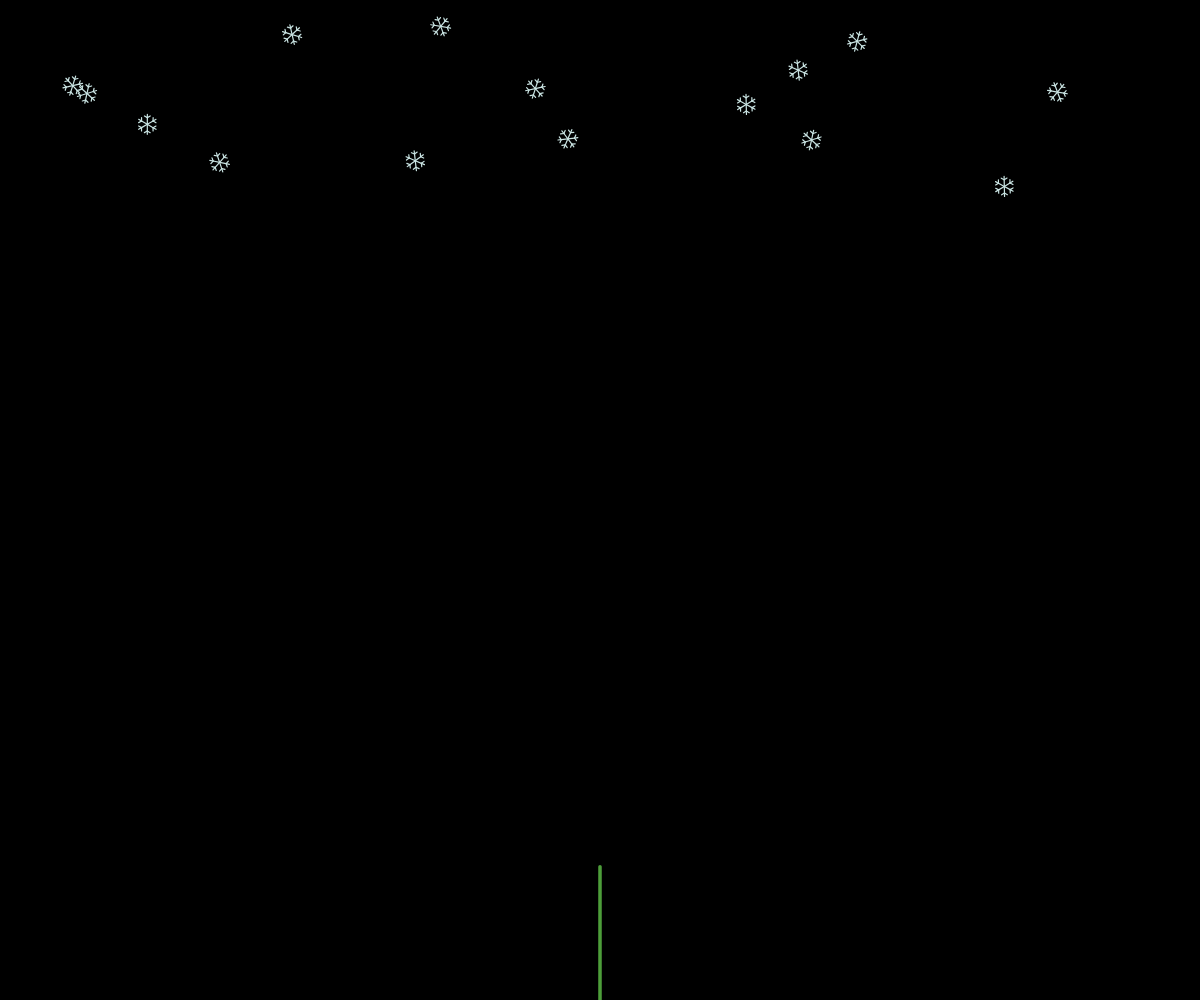
Frame 1 (no input)
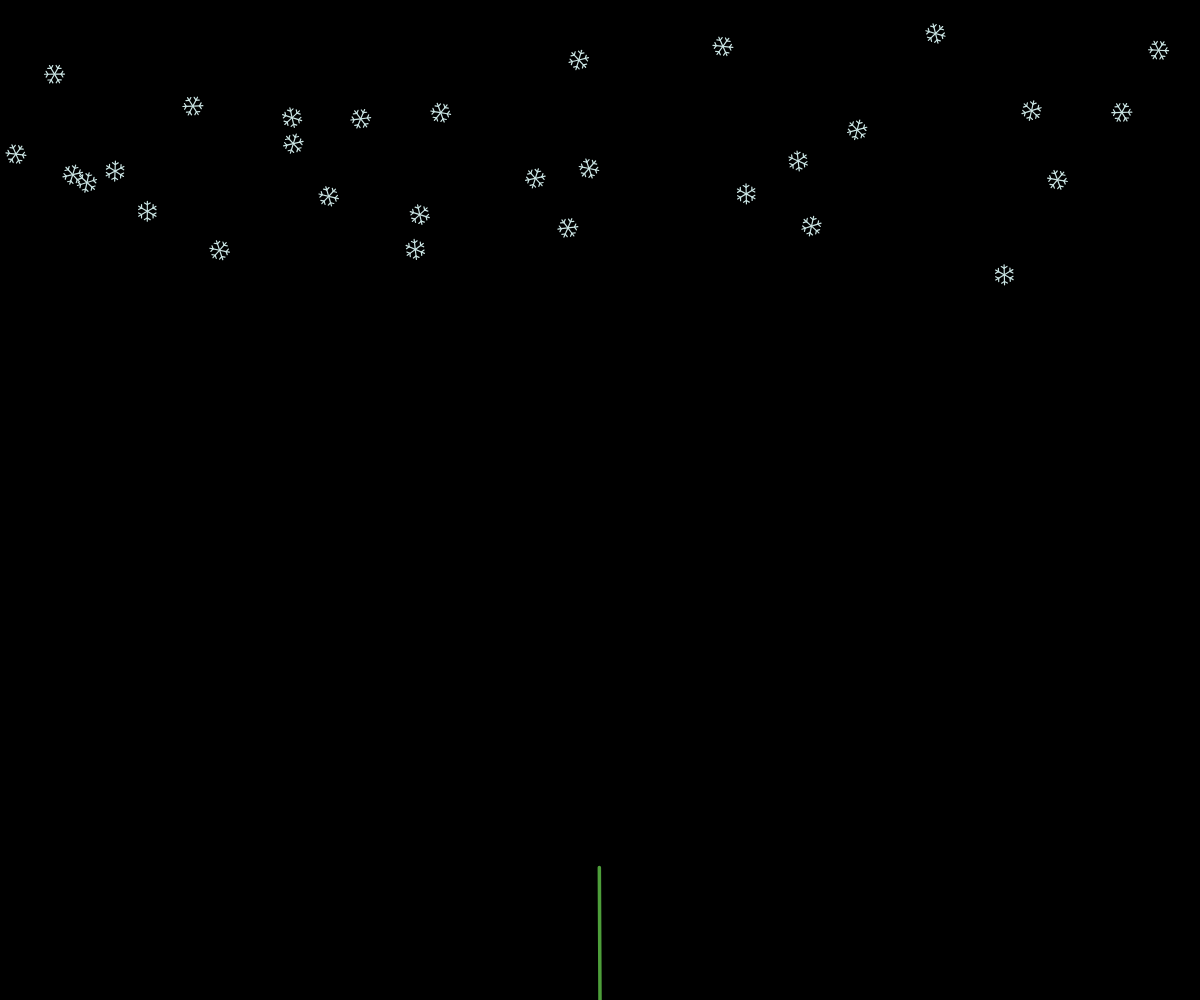
Frame 60 (no input)
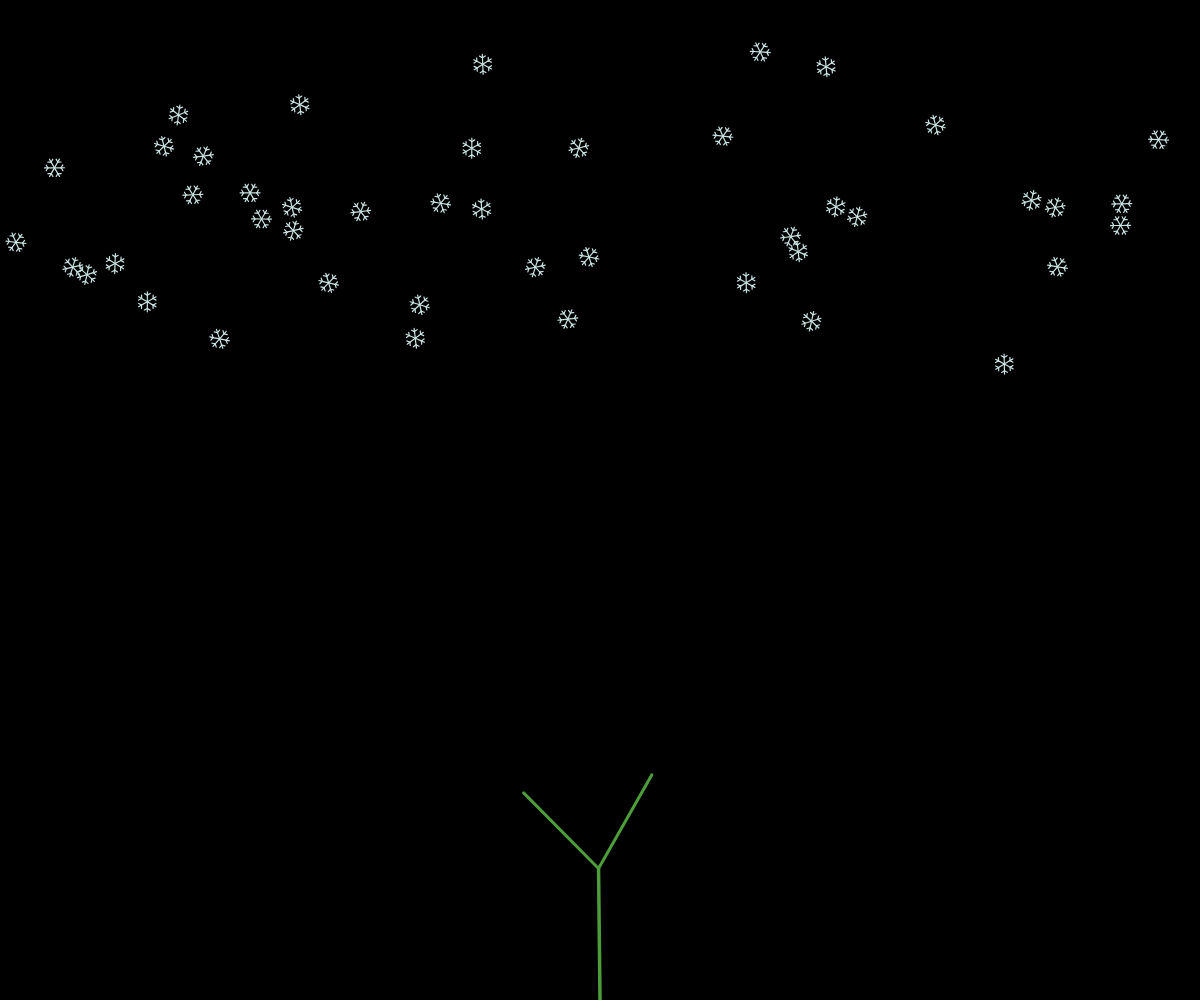
Frame 120 (the mouse pressed at the canvas centre since frame 60)

The p5.js sketch that drew these frames (run headless with seeded random() and noise() and a simulated clock; from frame 60 on, the mouse is pressed at the canvas centre):

// p5.js sketch
// ── sketch.js
let snows=[];
let number=15;
let tree=[];
let leaves=[];
let len;
let level=0;
let timer=0;
function setup() {
	len=windowWidth/9;
	createCanvas(windowWidth,windowHeight);
	let a=createVector(0,0);
	let b=createVector(0,-len);
	tree[0]=new Branch(a,b);
	createSnow();
	timer=0;
	setInterval(createSnow,1500);
}

function createSnow(){
	for(let i=0; i<number; i++){
		snows.push(new Snow(random(0,width),random(200),random(PI)));
	}
}

function drawSnow(){
	for(let s of snows){
		s.show();
	}
}

function deleteExtraSnow(){
	if(snows.length>200){
		snows.splice(0,50);
	}
}


function snowfall(){
	for(let s of snows){
		s.y+=random(1,2);
	}
}

function mousePressed(){
	level++;
	for(let i=tree.length-1; i>=0; i--){
		if(!tree[i].finished){
			let lb=tree[i].lbranch();
			let rb=tree[i].rbranch();
			tree.push(lb);
			tree.push(rb);
			if(level>1){
				leaves.push(lb.end);
				leaves.push(rb.end);
			}
		}
		tree[i].finished=true;
	}
}

function drawLeaves(){
	for(let i=0; i<leaves.length; i++){
		noStroke();
		fill(255,192,203,150);
		ellipse(leaves[i].x,leaves[i].y,30,30);
	}
}


function draw() {
	background(0);
	translate(width/2,height);
	for(let i=tree.length-1; i>=0; i--){
		tree[i].show();
		tree[i].jitter();
	}
	drawLeaves();
	drawSnow();
	snowfall();
	deleteExtraSnow();
}

function Branch(begin, end){
	this.beginPos=begin;
	this.endPos=end;
	this.begin=begin;
	this.end=end;
	this.finished=false;
	this.col=color(77,158,58);

	this.lbranch=function(){
		var a=createVector(this.end.x,this.end.y);
		var b=createVector(this.begin.x,this.begin.y);
		a.sub(b);
		a.rotate(PI/6);
		a.mult(0.8);
		a.add(this.end);
		return new Branch(this.end,a);
	}

	this.rbranch=function(){
		var a=createVector(this.end.x,this.end.y);
		var b=createVector(this.begin.x,this.begin.y);
		a.sub(b);
		a.rotate(-PI/4);
		a.mult(0.8);
		a.add(this.end);
		return new Branch(this.end,a);
	}

	this.jitter=function(){
		this.end.x+=random(-1/4,1/4);
		this.end.y+=random(-1/6,1/6);
		if(p5.Vector.dist(this.end,this.endPos)>0.5){
			this.end.x=this.endPos.x;
			this.end.y=this.endPos.y;
		}
	}

	this.show=function(){
		stroke(this.col);
		var d=p5.Vector.dist(this.begin,this.end);
		strokeWeight(map(d,0,height,1,20));
		line(begin.x,begin.y,end.x,end.y);
	}

}

function Snow(posx,posy,angle){
	this.x=posx;
	this.y=posy;
	this.angle=angle||0;
	this.show=function(){

		push();
		strokeWeight(1.2);
		let flakelen=10;
		let newlen=flakelen/3;
		translate(-width/2,-height);
		stroke(202,228,227);
		translate(this.x,this.y);
		rotate(this.angle);
		push();
		for(let i=0; i<6; i++){
			line(0,0,0,-flakelen+newlen);

			push();
				translate(0,-flakelen+newlen);
				line(0,0,0,-newlen);
				rotate(PI/3);
				line(0,0,0,-newlen);
				rotate(-2*PI/3);
				line(0,0,0,-newlen);
			pop();
			rotate(PI/3);
		}
		pop();

		pop();

	}
}
